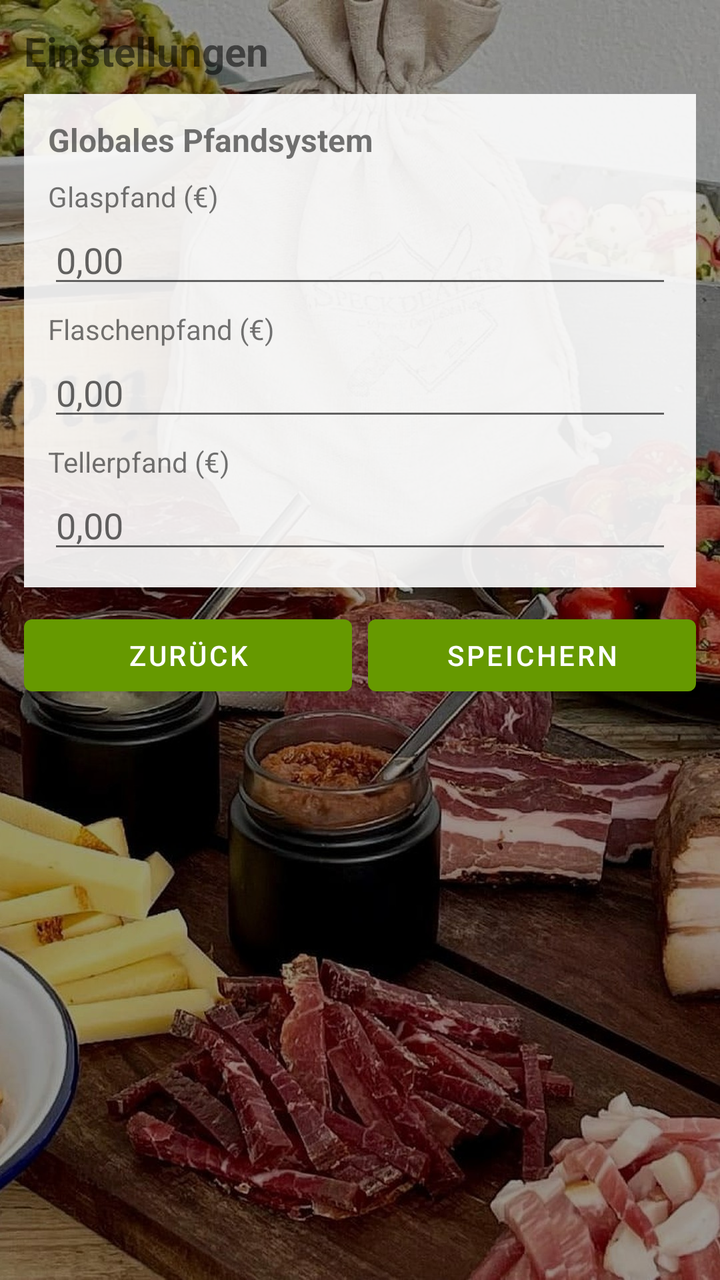
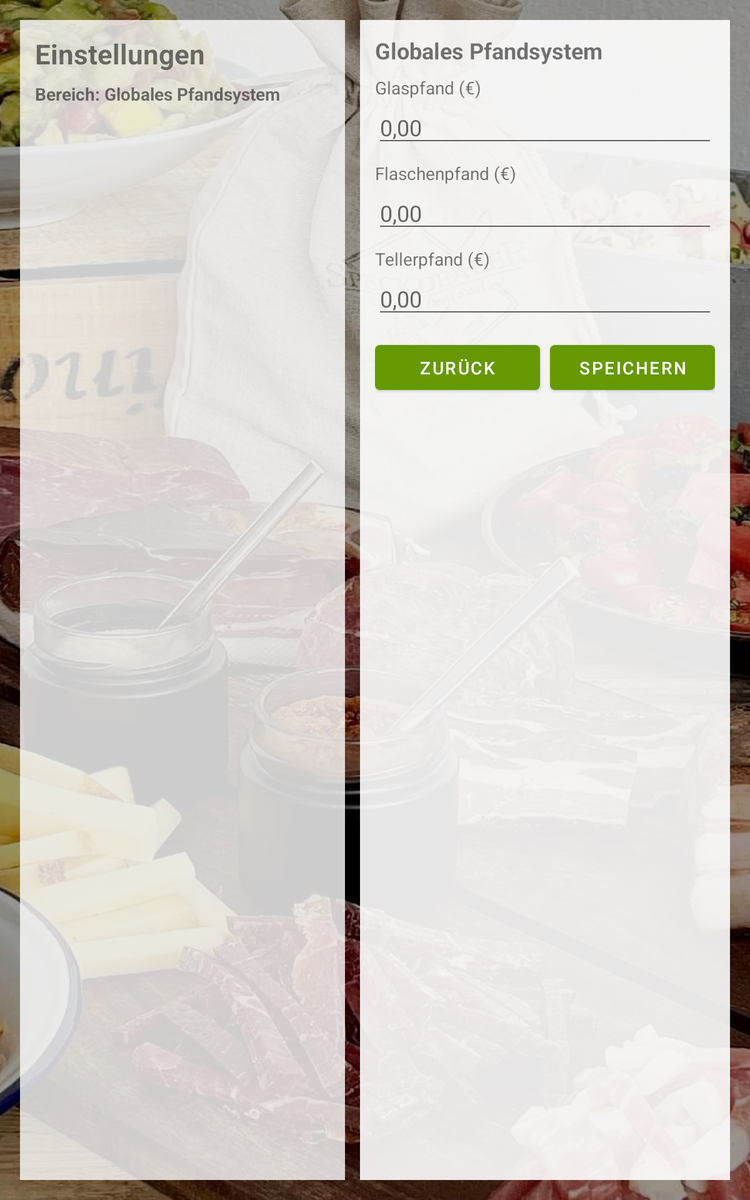

Compare how this app lays out the same screen by default and in its alternative resource folder. The renders come first, then the two layout files and the values they reference.
<!-- AndroidManifest.xml: application theme Theme.SpeckdealerApp -->
<!-- res/layout/activity_settings.xml -->
<?xml version="1.0" encoding="utf-8"?>
<LinearLayout xmlns:android="http://schemas.android.com/apk/res/android"
	android:layout_width="match_parent"
	android:layout_height="match_parent"
	android:background="@drawable/app_background"
	android:orientation="vertical"
	android:padding="12dp">

	<TextView
		android:layout_width="match_parent"
		android:layout_height="wrap_content"
		android:text="Einstellungen"
		android:textStyle="bold"
		android:textSize="20sp"
		android:paddingBottom="8dp" />

	<LinearLayout
		android:layout_width="match_parent"
		android:layout_height="wrap_content"
		android:orientation="vertical"
		android:background="#E6FFFFFF"
		android:padding="12dp">

		<TextView
			android:layout_width="match_parent"
			android:layout_height="wrap_content"
			android:text="Globales Pfandsystem"
			android:textStyle="bold"
			android:textSize="16sp"
			android:paddingBottom="8dp" />

		<TextView
			android:layout_width="match_parent"
			android:layout_height="wrap_content"
			android:text="Glaspfand (€)" />
		<EditText
			android:id="@+id/glassDepositInput"
			android:layout_width="match_parent"
			android:layout_height="wrap_content"
			android:layout_marginBottom="6dp"
			android:inputType="numberDecimal"
			android:hint="0,00" />

		<TextView
			android:layout_width="match_parent"
			android:layout_height="wrap_content"
			android:text="Flaschenpfand (€)" />
		<EditText
			android:id="@+id/bottleDepositInput"
			android:layout_width="match_parent"
			android:layout_height="wrap_content"
			android:layout_marginBottom="6dp"
			android:inputType="numberDecimal"
			android:hint="0,00" />

		<TextView
			android:layout_width="match_parent"
			android:layout_height="wrap_content"
			android:text="Tellerpfand (€)" />
		<EditText
			android:id="@+id/plateDepositInput"
			android:layout_width="match_parent"
			android:layout_height="wrap_content"
			android:inputType="numberDecimal"
			android:hint="0,00" />
	</LinearLayout>

	<LinearLayout
		android:layout_width="match_parent"
		android:layout_height="wrap_content"
		android:orientation="horizontal"
		android:layout_marginTop="10dp">
		<Button
			android:id="@+id/settingsBackButton"
			android:layout_width="0dp"
			android:layout_height="wrap_content"
			android:layout_weight="1"
			android:text="Zurück" />
		<Button
			android:id="@+id/settingsSaveButton"
			android:layout_width="0dp"
			android:layout_height="wrap_content"
			android:layout_weight="1"
			android:layout_marginStart="8dp"
			android:text="Speichern" />
	</LinearLayout>

</LinearLayout>
<!-- resources referenced by this layout -->
<resources>
  <!-- drawable app_background (drawable) -->
  <?xml version="1.0" encoding="utf-8"?>
  <layer-list xmlns:android="http://schemas.android.com/apk/res/android">
  	<item>
  		<bitmap
  			android:gravity="fill"
  			android:src="@drawable/speckdealer_bg_dark" />
  	</item>
  </layer-list>
  <style name="Theme.SpeckdealerApp" parent="Theme.MaterialComponents.DayNight.NoActionBar">
  		<item name="colorPrimary">@android:color/holo_green_dark</item>
  		<item name="colorPrimaryVariant">@android:color/holo_green_light</item>
  		<item name="colorSecondary">@android:color/holo_orange_light</item>
  		<item name="android:statusBarColor" tools:targetApi="l">?attr/colorPrimaryVariant</item>
  	</style>
  <!-- drawable speckdealer_bg_dark: jpg bitmap (drawable, 412528 bytes) -->
</resources>
<!-- res/layout-sw600dp/activity_settings.xml (the repository's variant of the layout above) -->
<!-- drawn on a 7-inch tablet held upright -->
<?xml version="1.0" encoding="utf-8"?>
<LinearLayout xmlns:android="http://schemas.android.com/apk/res/android"
	android:layout_width="match_parent"
	android:layout_height="match_parent"
	android:background="@drawable/app_background"
	android:orientation="horizontal"
	android:padding="16dp">

	<LinearLayout
		android:layout_width="260dp"
		android:layout_height="match_parent"
		android:background="#CCFFFFFF"
		android:orientation="vertical"
		android:padding="12dp">

		<TextView
			android:layout_width="match_parent"
			android:layout_height="wrap_content"
			android:text="Einstellungen"
			android:textStyle="bold"
			android:textSize="22sp" />

		<TextView
			android:layout_width="match_parent"
			android:layout_height="wrap_content"
			android:layout_marginTop="8dp"
			android:text="Bereich: Globales Pfandsystem"
			android:textStyle="bold" />
	</LinearLayout>

	<LinearLayout
		android:layout_width="0dp"
		android:layout_height="match_parent"
		android:layout_weight="1"
		android:layout_marginStart="12dp"
		android:background="#E6FFFFFF"
		android:orientation="vertical"
		android:padding="12dp">

		<TextView
			android:layout_width="match_parent"
			android:layout_height="wrap_content"
			android:text="Globales Pfandsystem"
			android:textStyle="bold"
			android:textSize="18sp"
			android:paddingBottom="8dp" />

		<TextView
			android:layout_width="match_parent"
			android:layout_height="wrap_content"
			android:text="Glaspfand (€)" />
		<EditText
			android:id="@+id/glassDepositInput"
			android:layout_width="match_parent"
			android:layout_height="wrap_content"
			android:layout_marginBottom="8dp"
			android:inputType="numberDecimal"
			android:hint="0,00" />

		<TextView
			android:layout_width="match_parent"
			android:layout_height="wrap_content"
			android:text="Flaschenpfand (€)" />
		<EditText
			android:id="@+id/bottleDepositInput"
			android:layout_width="match_parent"
			android:layout_height="wrap_content"
			android:layout_marginBottom="8dp"
			android:inputType="numberDecimal"
			android:hint="0,00" />

		<TextView
			android:layout_width="match_parent"
			android:layout_height="wrap_content"
			android:text="Tellerpfand (€)" />
		<EditText
			android:id="@+id/plateDepositInput"
			android:layout_width="match_parent"
			android:layout_height="wrap_content"
			android:inputType="numberDecimal"
			android:hint="0,00" />

		<LinearLayout
			android:layout_width="match_parent"
			android:layout_height="wrap_content"
			android:orientation="horizontal"
			android:layout_marginTop="12dp">
			<Button
				android:id="@+id/settingsBackButton"
				android:layout_width="0dp"
				android:layout_height="wrap_content"
				android:layout_weight="1"
				android:text="Zurück" />
			<Button
				android:id="@+id/settingsSaveButton"
				android:layout_width="0dp"
				android:layout_height="wrap_content"
				android:layout_weight="1"
				android:layout_marginStart="8dp"
				android:text="Speichern" />
		</LinearLayout>

	</LinearLayout>
</LinearLayout>
